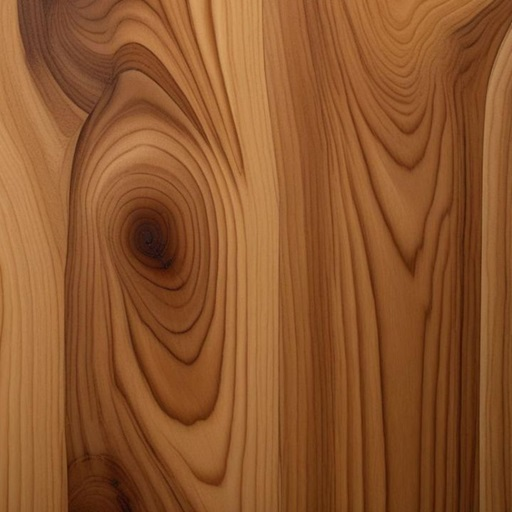
#> input picture woods.jpg, 512 x 512 px
$ python -i grain_modulation.py   (imports and definitions only)   (older library calls are emulated)
#> lines starting #> are read from the running program, lines starting #| are printed output that depends on the picture
"""
grain_modulation.py

Anisotropic contour smoothing guided by wood grain direction.

Instead of warping the heightfield (which has little effect after
quantisation), this module operates on the quantised label map and
smooths contour boundaries anisotropically — along grain direction,
not across it. This directly bends iso-height contours to follow
the wood grain.

Usage:
    from grain_modulation import smooth_labels_by_grain
    labels = smooth_labels_by_grain(labels, image_gray, n_levels)
"""
from __future__ import annotations

import cv2
import numpy as np
from scipy.ndimage import gaussian_filter


# [11 lines left out: function remove_illumination, not called in this run]


def compute_grain_angle(
    gray: np.ndarray,
    sigma_noise: float = 1.0,
    sigma_integration: float = 16.0,
) -> tuple[np.ndarray, np.ndarray]:
    """
    Returns:
        grain_angle : direction along grain (radians), shape (H, W)
        coherence   : anisotropy [0, 1], shape (H, W)
    """
    gray = gray.astype(np.float32)
    gx = cv2.Sobel(gray, cv2.CV_32F, 1, 0, ksize=3)
    gy = cv2.Sobel(gray, cv2.CV_32F, 0, 1, ksize=3)
    if sigma_noise > 0:
        gx = gaussian_filter(gx, sigma=sigma_noise)
        gy = gaussian_filter(gy, sigma=sigma_noise)

    Jxx = gaussian_filter(gx * gx, sigma=sigma_integration)
    Jyy = gaussian_filter(gy * gy, sigma=sigma_integration)
    Jxy = gaussian_filter(gx * gy, sigma=sigma_integration)

    tr   = Jxx + Jyy
    disc = np.sqrt(np.maximum((Jxx - Jyy) ** 2 * 0.25 + Jxy ** 2, 0.0))
    l1   = tr * 0.5 + disc
    l2   = tr * 0.5 - disc

    coherence = np.where(
        tr > 1e-8,
        ((l1 - l2) / (l1 + l2 + 1e-8)) ** 2,
        0.0,
    ).astype(np.float32)

    # gradient angle -> grain angle = gradient + 90 deg
    gradient_angle = 0.5 * np.arctan2(2.0 * Jxy, Jxx - Jyy + 1e-8)
    grain_angle = gradient_angle + np.pi / 2.0

    return grain_angle, coherence


# [114 lines left out: functions _anisotropic_smooth_labels, smooth_labels_by_grain, not called in this run]

>>> import cv2
>>> picture = cv2.imread('../woods.jpg', cv2.IMREAD_GRAYSCALE)
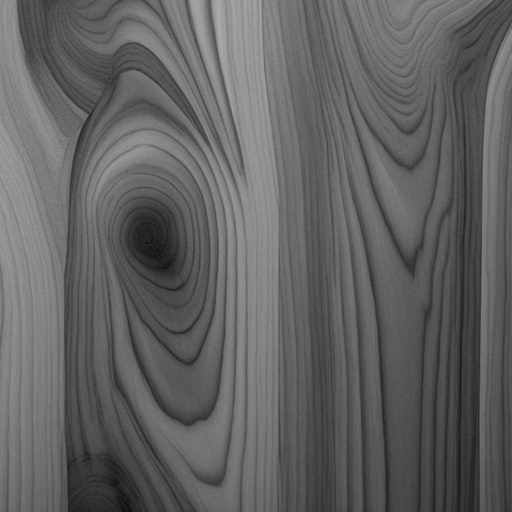
#> picture: shape (512, 512); min 15, max 172, mean 97.9
>>> result = compute_grain_angle(picture)
#> in compute_grain_angle, `gy = cv2.Sobel(gray, cv2.CV_32F, 0, 1, ksize=3)`:
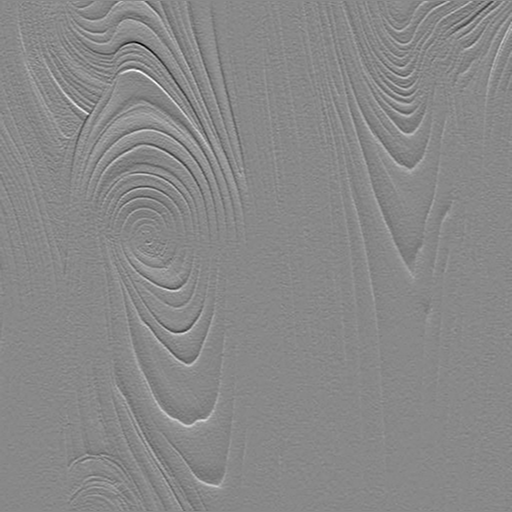
#> gy: shape (512, 512) float32; min -256, max 220, mean -0.7; drawn with min black and max white
#> in compute_grain_angle, `Jxy = gaussian_filter(gx * gy, sigma=sigma_integration)`:
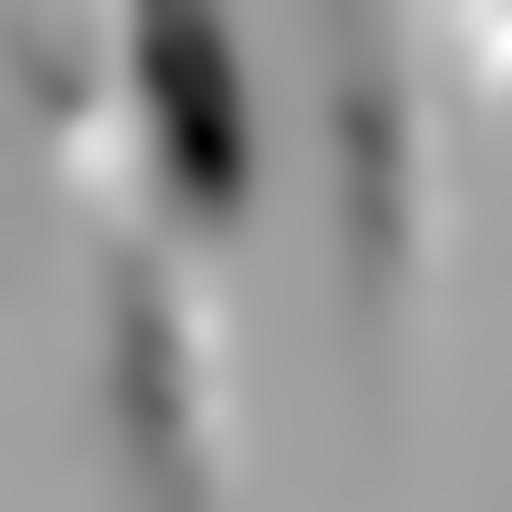
#> Jxy: shape (512, 512) float32; min -1330.7, max 785.1, mean -83.3; drawn with min black and max white
#> in compute_grain_angle, `disc = np.sqrt(np.maximum((Jxx - Jyy) ** 2 * 0.25 + Jxy ** 2, 0.0))`:
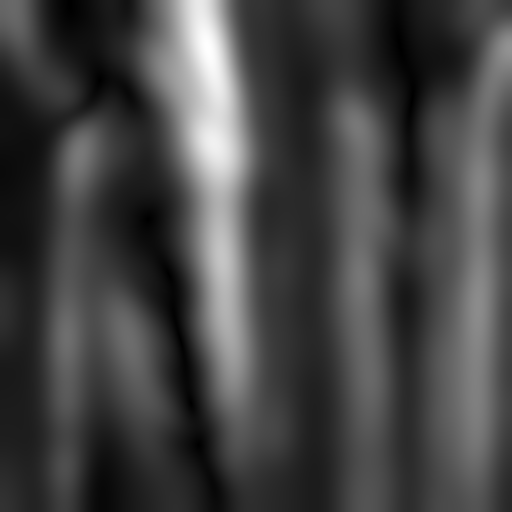
#> disc: shape (512, 512) float32; min 2.38, max 1780, mean 481; drawn with min black and max white
#> in compute_grain_angle, `l2   = tr * 0.5 - disc`:
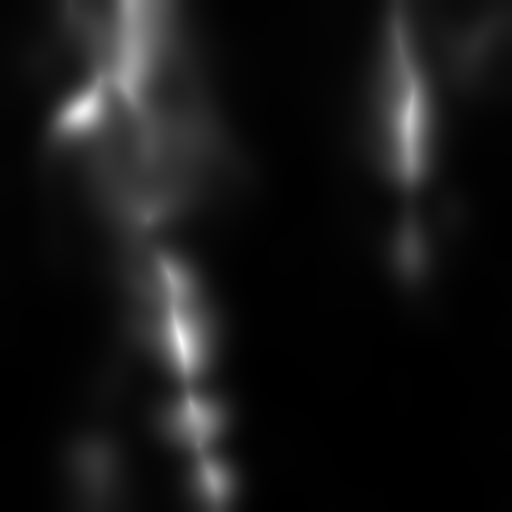
#> l2: shape (512, 512) float32; min 5.43, max 590.2, mean 58.2; drawn with min black and max white
#> in compute_grain_angle, `coherence = np.where( tr > 1e-8, ((l1 - l2) / (l1 + l2 + 1e-8)) ** 2, ..`:
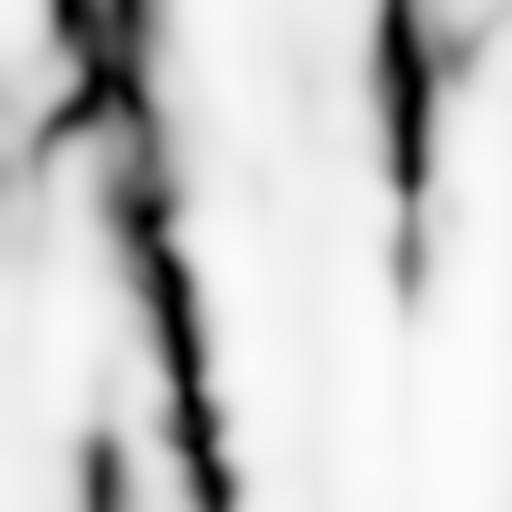
#> coherence: shape (512, 512) float32; min 2.89e-05, max 0.983, mean 0.785
#> in compute_grain_angle, `gradient_angle = 0.5 * np.arctan2(2.0 * Jxy, Jxx - Jyy + 1e-8)`:
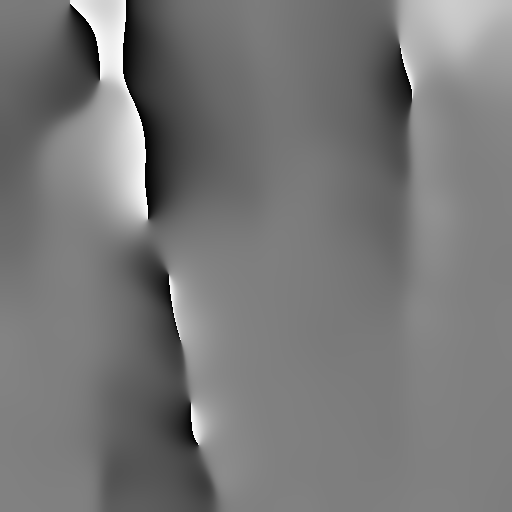
#> gradient_angle: shape (512, 512) float32; min -1.57, max 1.57, mean -0.091; drawn with min black and max white
